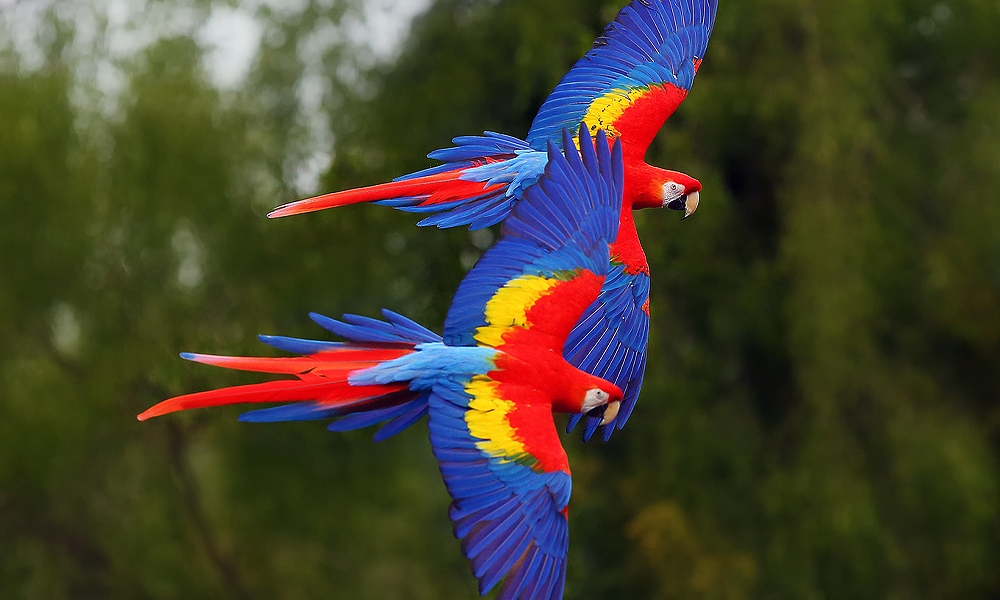
#> input picture invertImage/parrot.jpg, 1000 x 600 px
$ python -i 'Renk_Kanalları.py'   (imports and definitions only)
#> lines starting #> are read from the running program, lines starting #| are printed output that depends on the picture; after the words box and inside, x2 and y2 are one past the last pixel; in counts of white or black regions, pixels touching at a corner belong together
import cv2
import numpy as np
from matplotlib import pyplot as plt

# [53 lines left out: functions show_bgr_channels, bgr_gray_donustur, bgr_hsv_donustur, not called in this run]


def renkli_nesne_tespiti(path):
#> called with path = '../invertImage/parrot.jpg'
    path = "./" + path
    image = cv2.imread(path)
#> image is the input picture: shape (600, 1000, 3); mean B, G, R 46.6, 64.9, 69
    image_hsv = cv2.cvtColor(image, cv2.COLOR_BGR2HSV)
#> image_hsv: shape (600, 1000, 3); mean H, S, V 48.7, 158.8, 86.9

    lower_blue = np.array([110,50,50])           #110-130 cv2 için hsv uzayında mavi rengin değeridir
    upper_blue = np.array([130,255,255])         #110-130 cv2 için hsv uzayında mavi rengin değeridir
    #lower_green = np.array([50, 50, 50])  # 50-70 cv2 için hsv uzayında yeşil rengin değeridir
    #upper_green = np.array([70, 255, 255])  # 50-70 cv2 için hsv uzayında yeşil rengin değeridir

    mask = cv2.inRange(image_hsv, lower_blue, upper_blue)
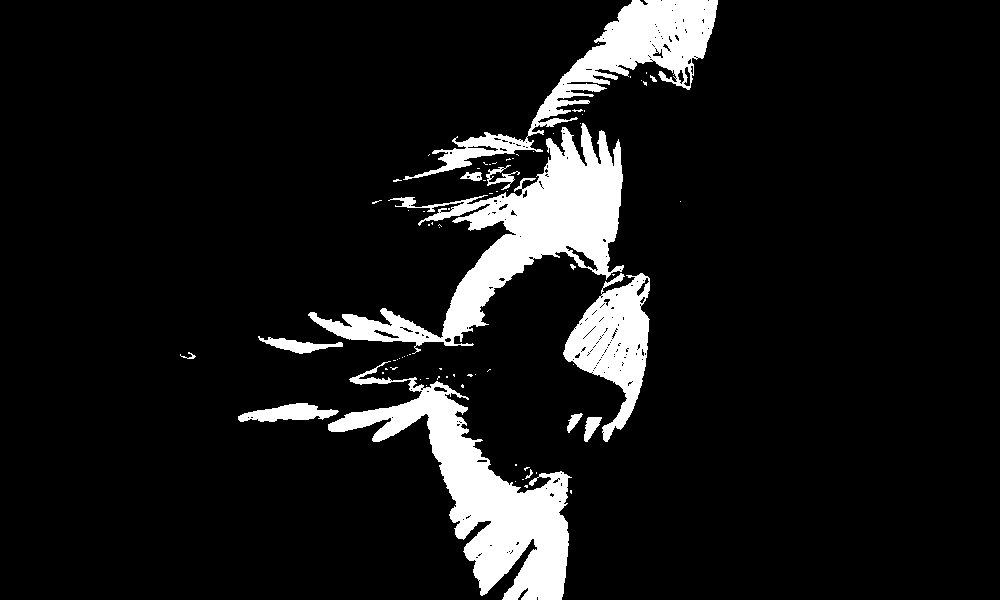
#> mask: shape (600, 1000); 9.6% white; 77 white regions (63 under 20 px), largest, box (x1, y1, x2, y2) and area: (308, 123, 624, 354) 18969, (328, 361, 572, 600) 17492, (403, 0, 718, 180) 11078
    res = cv2.bitwise_and(image, image, mask=mask)  # bitsel 'and' işlemi
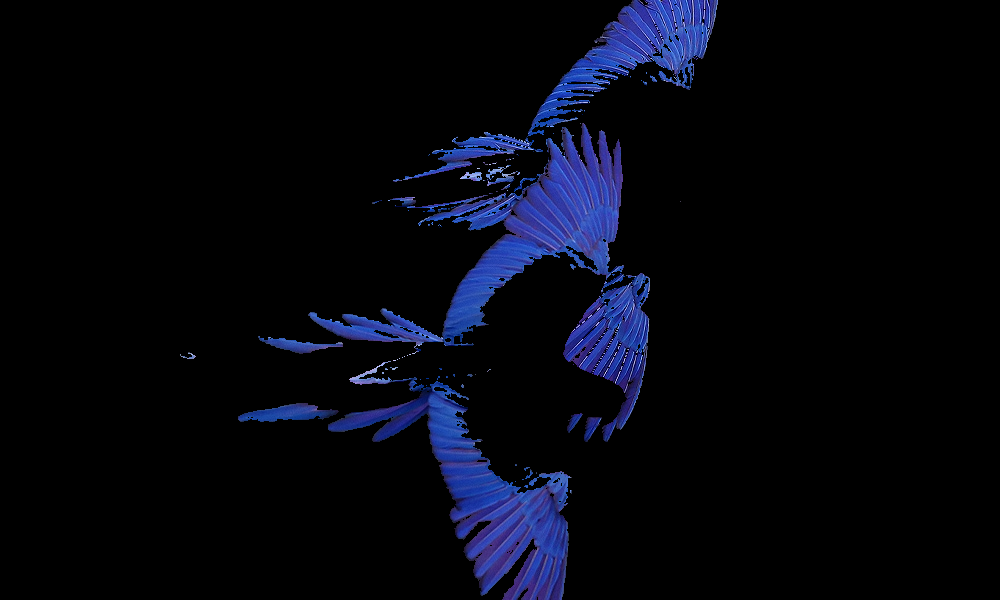
#> res: shape (600, 1000, 3); mean B, G, R 15, 6.3, 4.7

    cv2.imshow("Image Result", res)
    cv2.imshow("Image Mask",mask)
    cv2.imshow("Image HSV", image_hsv)
    cv2.imshow("Image Original", image)

    cv2.waitKey(0)
    cv2.destroyAllWindows()


# [26 lines left out: function canlı_renkli_nesne_tespiti, not called in this run]

>>> result = renkli_nesne_tespiti('../invertImage/parrot.jpg')
